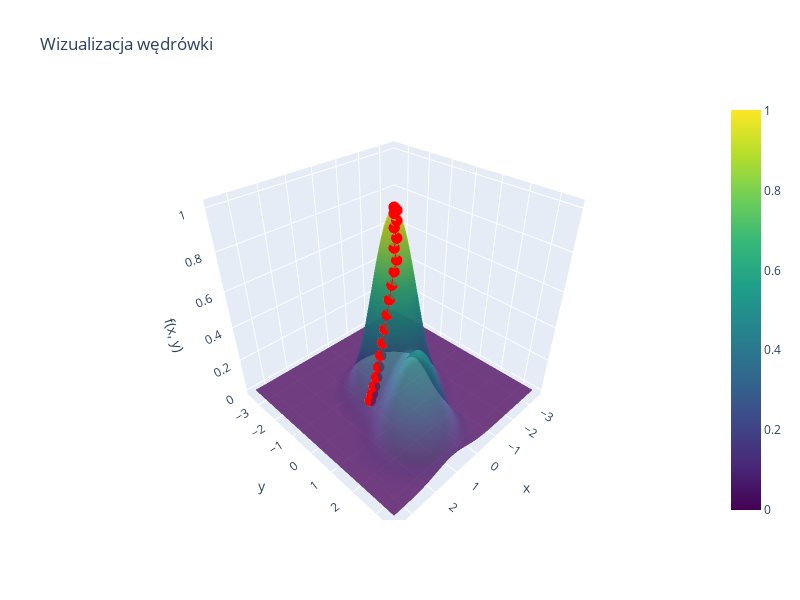

Notebook code cell kept with this figure:
### Markdown cell above
### **Pobaw się kodem**

- wypróbuj różne wartości początkowe parametru `x0`:

- - zauważ, że w zależności od punktu początkowego `x0`, nie zawsze znajdowane jest źródło największego promieniowania, a taką sytuację nazywamy znalezieniem *lokalnego maksimum*;

- - zauważ, że jeśli punkt początkowy jest blisko maksimum, to bardzo szybko algorytm bardzo szybko je osiąga;

- - i na odwrót, jeśli punkt początkowy jest daleko, to być może nawet nie wystarczy ustalona z góry liczba kroków.

- wypróbuj różne wartości początkowe parametru `epsilon`:

- - zauważ, że im mniejszy `epsilon` tym gładsza trasa naukowca

- - zauważ, że jeśli z kolei `epsilon` jest zbyt duży, wtedy wędrówka może nigdy nie trafić do źródła

- wypróbuj różne wartości `num_iterations`

- - jeśli `num_iterations` jest za małe (za małe w zależności od `epsilon` i `x0`), to źródło może nie zostać osiągnięte, nawet jeśli wędrówka szła w dobrym kierunku

### Code cell
# Define the function
def f(x, y):
    return np.exp(-x**2 - y**2) + np.exp(-(x - 1)**2 - (y - 2)**2) / 2

def find_best_df(f, x):
    directions = np.array([[ 0,  1],
                           [ 0, -1],
                           [ 1,  0],
                           [-1,  0]])

    directions = directions * epsilon
    directions = directions + x 

    dir_values = np.array([f(dir[0], dir[1]) for dir in directions])
    best_dir_idx = np.argmax(dir_values)
    best_dir = directions[best_dir_idx]
    return best_dir - x

# Initialize x
x0 = np.array([1.6, 0.4])    #POBAW SIE KODEM: wyprobuj różne wartości punktu początkowego x

# Learning step parameters
num_iterations = 50         #POBAW SIE KODEM: wypróbuj różne wartości kroków iteracji
epsilon = 0.1               #POBAW SIE KODEM: wypróbuj różne wartości epislona

function_tracker = FunctionTracker(f) # ten obiekt służy jedynie do stworzenia wykresu

x = x0
# Perform gradient ascent
for i in range(num_iterations):
    df = find_best_df(f, x)
    x = x + df
    
    function_tracker.add_point(x[0], x[1])


function_tracker.plot()

### Figure 1 — Plotly figure (JSON) as saved in the notebook; plotly's stock layout.template omitted (floating-point values rounded to 4 significant figures; data arrays with more than 128 entries replaced by an {"elided": "..."} marker saying what was removed)
{"data": [{"colorscale": [[0, "#440154"], [0.1111, "#482878"], [0.2222, "#3e4989"], [0.3333, "#31688e"], [0.4444, "#26828e"], [0.5556, "#1f9e89"], [0.6667, "#35b779"], [0.7778, "#6ece58"], [0.8889, "#b5de2b"], [1, "#fde725"]], "opacity": 0.8, "type": "surface", "x": {"elided": "100x100 float values"}, "y": {"elided": "100x100 float values"}, "z": {"elided": "100x100 float values"}}, {"line": {"color": "red", "width": 2}, "marker": {"color": "red", "size": 4}, "mode": "lines+markers", "type": "scatter3d", "x": [1.5, 1.4, 1.3, 1.2, 1.1, 1.0, 0.9, 0.8, 0.7, 0.6, 0.5, 0.4, 0.3, 0.3, 0.2, 0.2, 0.1, 0.1, -1.943e-16, -1.943e-16, -1.943e-16, -1.943e-16, -1.943e-16, -1.943e-16, -1.943e-16, -1.943e-16, -1.943e-16, -1.943e-16, -1.943e-16, -1.943e-16, -1.943e-16, -1.943e-16, -1.943e-16, -1.943e-16, -1.943e-16, -1.943e-16, -1.943e-16, -1.943e-16, -1.943e-16, -1.943e-16, -1.943e-16, -1.943e-16, -1.943e-16, -1.943e-16, -1.943e-16, -1.943e-16, -1.943e-16, -1.943e-16, -1.943e-16, -1.943e-16], "y": [0.4, 0.4, 0.4, 0.4, 0.4, 0.4, 0.4, 0.4, 0.4, 0.4, 0.4, 0.4, 0.4, 0.3, 0.3, 0.2, 0.2, 0.1, 0.1, 2.776e-17, 0.1, 2.776e-17, 0.1, 2.776e-17, 0.1, 2.776e-17, 0.1, 2.776e-17, 0.1, 2.776e-17, 0.1, 2.776e-17, 0.1, 2.776e-17, 0.1, 2.776e-17, 0.1, 2.776e-17, 0.1, 2.776e-17, 0.1, 2.776e-17, 0.1, 2.776e-17, 0.1, 2.776e-17, 0.1, 2.776e-17, 0.1, 2.776e-17], "z": [0.1199, 0.153, 0.1926, 0.239, 0.2924, 0.3521, 0.4174, 0.4865, 0.5574, 0.6275, 0.6938, 0.7531, 0.8025, 0.8523, 0.8927, 0.9334, 0.9599, 0.9862, 0.995, 1.003, 0.995, 1.003, 0.995, 1.003, 0.995, 1.003, 0.995, 1.003, 0.995, 1.003, 0.995, 1.003, 0.995, 1.003, 0.995, 1.003, 0.995, 1.003, 0.995, 1.003, 0.995, 1.003, 0.995, 1.003, 0.995, 1.003, 0.995, 1.003, 0.995, 1.003]}], "layout": {"autosize": false, "height": 600, "scene": {"aspectmode": "cube", "xaxis": {"title": {"text": "x"}}, "yaxis": {"title": {"text": "y"}}, "zaxis": {"title": {"text": "f(x, y)"}}}, "title": {"text": "Wizualizacja wędrówki"}, "width": 800}}
